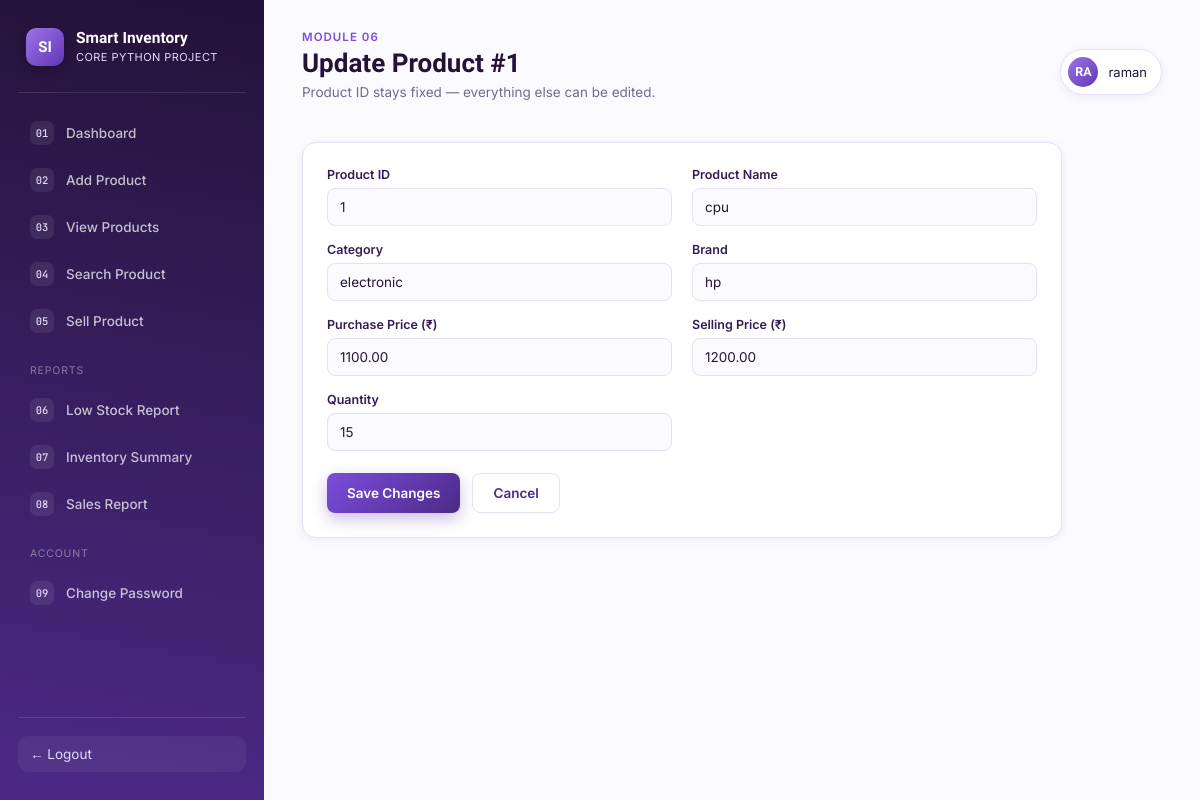
/products/1/update/ (signed in), run on an earlier commit of the app's database.
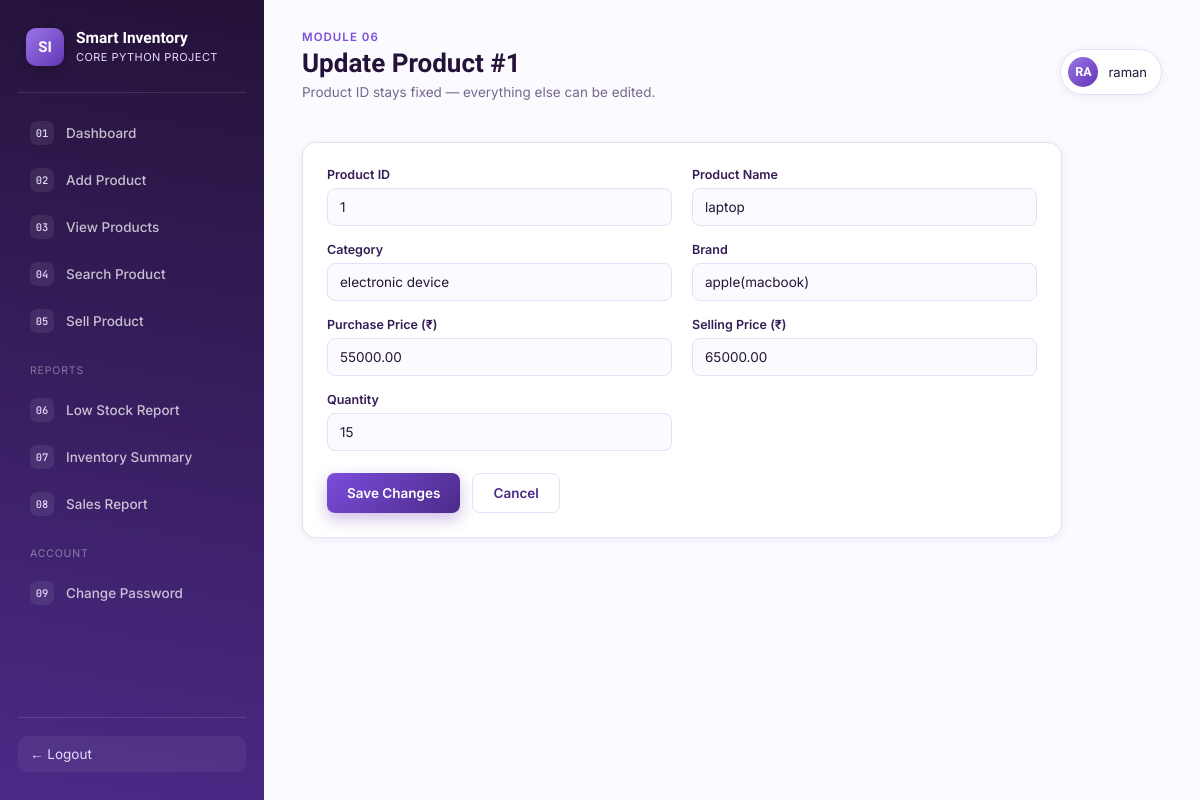
And on a later commit of the database.
### inventory/models.py (models this page shows, shortened)
class Product(models.Model):
    GST_CHOICES = [
        (0, "0%"),
        (5, "5%"),
        (12, "12%"),
        (18, "18%"),
        (28, "28%"),
    ]
    product_id = models.CharField(max_length=20, unique=True)
    name = models.CharField(max_length=120)
    category = models.CharField(max_length=80)
    brand = models.CharField(max_length=80, blank=True)
    purchase_price = models.DecimalField(max_digits=10, decimal_places=2)
    selling_price = models.DecimalField(max_digits=10, decimal_places=2)
    quantity = models.PositiveIntegerField(default=0)
    gst_slab = models.PositiveSmallIntegerField(choices=GST_CHOICES, default=18)
    low_stock_threshold = models.PositiveIntegerField(default=5)
    created_at = models.DateTimeField(auto_now_add=True)
    updated_at = models.DateTimeField(auto_now=True)
    class Meta:
        ordering = ["product_id"]

### inventory/views.py (the view, shortened to what this page needs)
# urls.py: path('products/<str:pk>/update/', views.update_product, name='update_product'),
@login_required
def update_product(request, pk):
    product = get_object_or_404(Product, product_id=pk)
    return render(request, "update_product.html", {"product": product})

### inventory/templates/update_product.html (shortened to what this page needs)
{% extends "base.html" %}
{% block eyebrow %}<p class="page-eyebrow">Module 06</p>{% endblock %}
{% block page_title %}Update Product #{{ product.id }}{% endblock %}
{% block page_subtitle %}<p class="page-subtitle">Product ID stays fixed — everything else can be edited.</p>{% endblock %}
{% block content %}
  <div class="card" style="max-width:760px;">
    <form method="post" action="{% url 'update_product' product.id %}">
      <div class="form-grid">
        <div class="field">
          <label>Product ID</label>
          <input type="text" value="{{ product.id }}" disabled>
        </div>
        <div class="field">
          <label for="id_name">Product Name</label>
          <input type="text" id="id_name" name="name" value="{{ product.name }}" required>
        </div>
        <div class="field">
          <label for="id_category">Category</label>
          <input type="text" id="id_category" name="category" value="{{ product.category }}" required>
        </div>
        <div class="field">
          <label for="id_brand">Brand</label>
          <input type="text" id="id_brand" name="brand" value="{{ product.brand }}" required>
        </div>
        <div class="field">
          <label for="id_purchase_price">Purchase Price (₹)</label>
          <input type="number" id="id_purchase_price" name="purchase_price" min="0" step="0.01" value="{{ product.purchase_price }}" required>
        </div>
        <div class="field">
          <label for="id_selling_price">Selling Price (₹)</label>
          <input type="number" id="id_selling_price" name="selling_price" min="0" step="0.01" value="{{ product.selling_price }}" required>
        </div>
        <div class="field">
          <label for="id_quantity">Quantity</label>
          <input type="number" id="id_quantity" name="quantity" min="0" step="1" value="{{ product.quantity }}" required>
        </div>
      </div>
      <div class="form-actions">
        <button type="submit" class="btn btn-primary">Save Changes</button>
        <a href="{% url 'view_products' %}" class="btn btn-secondary">Cancel</a>
      </div>
    </form>
  </div>
{% endblock %}

What changed in the data, as far as the page shows it:
changed Product id 1: name "cpu" → "laptop"; category "electronic" → "electronic device"; brand "hp" → "apple(macbook)"; purchase_price "1100.00" → "55000.00"; selling_price "1200.00" → "65000.00"
